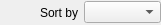
<?xml version="1.0" encoding="UTF-8"?>
<ui version="4.0">
 <class>SortPicker</class>
 <widget class="QWidget" name="SortPicker">
  <property name="geometry">
   <rect>
    <x>0</x>
    <y>0</y>
    <width>161</width>
    <height>25</height>
   </rect>
  </property>
  <property name="windowTitle">
   <string>Form</string>
  </property>
  <layout class="QHBoxLayout" name="horizontalLayout">
   <property name="leftMargin">
    <number>0</number>
   </property>
   <property name="topMargin">
    <number>0</number>
   </property>
   <property name="rightMargin">
    <number>0</number>
   </property>
   <property name="bottomMargin">
    <number>0</number>
   </property>
   <item>
    <widget class="QLabel" name="label">
     <property name="text">
      <string>Sort by</string>
     </property>
     <property name="alignment">
      <set>Qt::AlignRight|Qt::AlignTrailing|Qt::AlignVCenter</set>
     </property>
    </widget>
   </item>
   <item>
    <widget class="QComboBox" name="comboBox">
     <property name="baseSize">
      <size>
       <width>120</width>
       <height>0</height>
      </size>
     </property>
     <property name="accessibleDescription">
      <string>Order items by column.</string>
     </property>
    </widget>
   </item>
  </layout>
 </widget>
 <resources/>
 <connections>
  <connection>
   <sender>comboBox</sender>
   <signal>currentIndexChanged(int)</signal>
   <receiver>SortPicker</receiver>
   <slot>onComboBoxIndexChanged(int)</slot>
   <hints>
    <hint type="sourcelabel">
     <x>131</x>
     <y>11</y>
    </hint>
    <hint type="destinationlabel">
     <x>114</x>
     <y>11</y>
    </hint>
   </hints>
  </connection>
 </connections>
 <slots>
  <signal>currentIndexChanged(int)</signal>
  <slot>setCurrentIndex(int)</slot>
  <slot>onComboBoxIndexChanged(int)</slot>
 </slots>
</ui>
